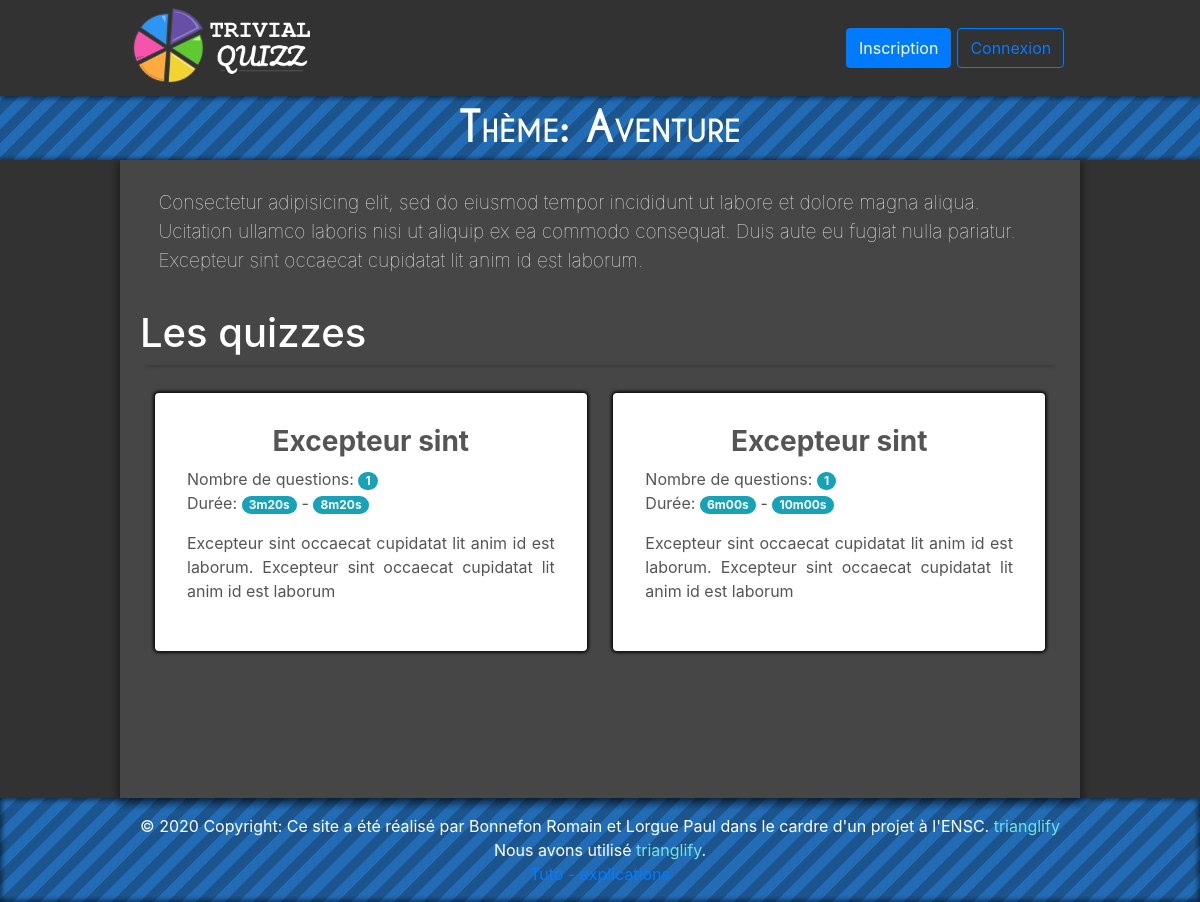
The page /quizz.php?theme=7 on the database its author committed.
### tables this page shows
CREATE TABLE theme
(
  th_id INTEGER NOT NULL PRIMARY KEY AUTO_INCREMENT,
  th_nom VARCHAR(50) NOT NULL,
  th_couleur VARCHAR(7) NOT NULL,
  th_description VARCHAR(500),
  th_is_principal BIT(1)
);

CREATE TABLE quiz
(
  qui_id INTEGER NOT NULL PRIMARY KEY AUTO_INCREMENT,
  qui_nom VARCHAR(50) NOT NULL,
  qui_desc VARCHAR(300) NOT NULL,
  qui_temps INTEGER NOT NULL,
  qui_malus INTEGER NOT NULL,
  th_id INTEGER NOT NULL,
  FOREIGN KEY (th_id) REFERENCES theme(th_id)
);

### include/functions.php (called while the page is built, shortened)
<?php
  function tryQueryBDD($bdd, $sql)
  {
    try {
      $request = $bdd -> query($sql);
      $result = $request -> fetchAll();
      if(empty($result)) {
        return null;
      }
      else {
        return $result;
      }
    } catch (\Exception $e) {
      return null;
    }
  }
  function loadQuizzFromSQLResult($result)
  {
    $_QUIZZ["id"] = $result["qui_id"];
    $_QUIZZ["nom"] = $result["qui_nom"];
    $_QUIZZ["desc"] = $result["qui_desc"];
    $_QUIZZ["temps"] = $result["qui_temps"];
    $_QUIZZ["malus"] = $result["qui_malus"];
    $_QUIZZ["id_theme"] = $result["th_id"];
    return $_QUIZZ;
  }
  function loadThemeFromSQLResult($result)
  {
    $_THEME["id"] = $result["th_id"];
    $_THEME["nom"] = $result["th_nom"];
    $_THEME["desc"] = $result["th_description"];
    $_THEME["couleur"] = $result["th_couleur"];
    $_THEME["is_Principal"] = $result["th_is_principal"];
    return $_THEME;
  }
  function tabFormat($data, $fonction){
    for($i = 0; $i<count($data); $i++)
    {
      $temp = $fonction($data[$i]);
      $id = $temp["id"];
      $_DATA["$id"] = $temp;
    }
    return $_DATA;
  }
  function tryLoadTheme($bdd, $idTheme)
  {
    $data = tryQueryBDD($bdd, "SELECT * FROM theme WHERE th_id = $idTheme");
    return loadThemeFromSQLResult($data[0]);
  }
        function getAllQuizzesInfosOfTheme($bdd, $idTheme)
        {
          $data = tryQueryBDD($bdd, "SELECT * FROM quiz WHERE th_id = $idTheme");
          return tabFormat($data, "loadQuizzFromSQLResult");
        }
        function getNumbersOfQuestionsOfQuizzes($bdd, $idTheme)
        {
          $data = tryQueryBDD($bdd, "SELECT COUNT(*) AS NB, qui_id FROM quiz_quest WHERE qui_id IN (SELECT qui_id FROM quiz WHERE th_id = $idTheme) GROUP BY qui_id");
          foreach ($data as $infos)
          {
            $_NUMBERS[$infos["qui_id"]] = $infos["NB"];
          }
          return $_NUMBERS;
        }
        function getAllQuizzesDuration($bdd, $idTheme){
          $data = tryQueryBDD($bdd, "SELECT qui_id, qui_temps, qui_malus FROM quiz WHERE th_id=$idTheme");
          foreach ($data as $infos)
          {
            $_DURATIONS[$infos["qui_id"]] = array("temps" => $infos["qui_temps"],
                                                  "malus" => $infos["qui_malus"]);
          }
          return $_DURATIONS;
        }
  function timeToString($time){
    $min = ($time  - $time  % 60) / 60;
    $sec = $time  % 60;
    if($sec<10)
      return $min."m0".$sec."s";
    else if($min>0)
      return $min."m".$sec."s";
    else
      return $sec."s";
  }
?>

### quizz.php (the view, shortened to what this page needs)
<?php
  require_once "include/functions.php";
  require_once "include/liaisonbdd.php";
  $theme = tryLoadTheme($bdd,$_GET["theme"]);
  $quizzes = getAllQuizzesInfosOfTheme($bdd,$theme['id']);
  $nbrQuestByQuizz = getNumbersOfQuestionsOfQuizzes($bdd, $theme['id']);
  $quizzesDuration = getAllQuizzesDuration($bdd, $theme['id']);
?>
<!DOCTYPE html>
<html lang="en" dir="ltr">
  <head>
    <?php require_once "include/header.php"?>
    <link rel="stylesheet" type="text/css" href="css/style-quizz.css">
    <link rel="stylesheet" type="text/css" href="css/card-2.css">
  </head>
  <body>
    <?php require_once "include/navbar.php" ?>
    <section class="bandeau-principal fond-bleu">
      Thème: <?=$theme['nom']?>
    </section>
    <section class="cadre-global">
      <div class="cadre-central">
        <article id="quizz-description" class="center ">
          <p><?=$theme['desc']?></p>
        </article>
        <article>
          <div class="titre1">
            <h1>Les quizzes</h1>
          </div>
          <article class="container">
          <?php
          if(!empty($quizzes))
          {
            ?>
            <div class="card-columns">
              <?php
              foreach ($quizzes as $quizz) {
                if(!empty($nbrQuestByQuizz[$quizz['id']])){
                  ?>
                  <div id="quizz<?=$quizz['id']?>" class="card card-quizz trianglify-background ripple-container dynamic-shadow">
                    <div class="card-body">
                      <h3><?=$quizz['nom']?></h3>
                        <p>Nombre de questions: <span class="badge badge-pill badge-info"><?=$nbrQuestByQuizz[$quizz['id']]?></span><br>
                          Durée: <span class="badge badge-pill badge-info"><?=timeToString($quizzesDuration[$quizz['id']]['temps']*(1-4*$quizzesDuration[$quizz['id']]['malus']/100))?></span>
                          - <span class="badge badge-pill badge-info"><?=timeToString($quizzesDuration[$quizz['id']]['temps'])?></span>
                        </p>
                      <p><?=$quizz['desc']?></p>
                    </div>
                  </div>
                  <?php
                }
              }
              ?>
            </div>
            <?php
          }else{
            ?>
            <p>
              Il n'y a pas encore de quizzes dans ce thème...
            </p>
            <?php
          }
          ?>
          </article>
        </article>
      </div>
    </section>
  </body>
</html>

### css/style-base.css (style rules this page uses)
:root { --navbar-height: 95px; }
.center { display: flex; justify-content: center; align-items: center; }
.bandeau-principal { height: auto; text-align: center; justify-content: center; align-items: center; font-size: 2.7rem; font-variant: small-caps; font-family: "CaviarDreams"; font-weight: bold; }
body { font-family: "CaviarDreams"; }
.fond-bleu { color: white; background: repeating-linear-gradient(-45deg, #1C558E, 10px, #226cb6 10px, #226cb6 20px); }
footer { color: white; background: repeating-linear-gradient(-45deg, #1C558E, 10px, #226cb6 10px, #226cb6 20px); box-shadow: inset 0px 0px 5px 2px rgba(0, 0, 0, .55); display: flex; justify-content: center; align-items: center; }
html { margin-top: var(--navbar-height); overflow-x: hidden; }
.cadre-global { box-shadow: 0px 0px 5px 1px rgba(0, 0, 0, .55); display: flex; width: auto; justify-content: center; background-color: rgb(50,50,50); min-height: calc(100vh - 1.7*var(--navbar-height)); }
body { background-color: rgb(50,50,50) !important; overflow-x: hidden; width: 100vw; }
.cadre-central { box-shadow: 2px 5px 6px 3px rgba(0, 0, 0, .2), -2px 5px 6px 3px rgba(0, 0, 0, .2); width: 70%; height: 100%; padding: 10px 20px 15px 20px; background-color: rgb(70,70,70); color: white; min-height: calc(100vh - 1.7*var(--navbar-height)); }
.titre1, .titre2 { display: flex; flex-flow: row nowrap; justify-content: space-between; }
.titre1 { font-size: 2.5rem; box-shadow: 0px 7px 4px -7px rgba(0,0,0,.4); margin-bottom: 15px; }
.blue-text { color: #71E3E3 !important; }
a { text-decoration: none !important; }
@media (min-width: 768px) and (max-width: 1200px) { .navbar-center, .cadre-central { width: 80% !important; } }
@media (min-width: 768px) and (max-width: 1200px) { .titre1 { font-size: 2rem; } }
.dynamic-shadow { box-shadow: 0 0 3px 2px rgba(0,0,0,0.8); }
.ripple-container { overflow: hidden; }

### css/style-quizz.css (style rules this page uses)
html { background-size: 100% 100%; height: 100vh; }
#quizz-description { padding: 2%; font-size: 1.2rem; font-weight: lighter; }
.card { border: none; cursor: pointer; background-size: 100% 100%; }

### css/card-2.css (style rules this page uses)
.card { overflow: hidden; color: #555; margin-top: 3%; }
.card-body > h3 { text-align: center; font-weight: bold; }
.card-body > p { text-align: justify; }
.card-columns { column-gap: 3%; }
.card-body { background-color: rgba(255, 255,255, 0.3) !important; margin: 10px !important; border-radius: inherit !important; border: solid 2px #fff !important; }
@media (min-width: 777px) { .card-columns { column-count: 2; } }

### rows shown on the page
theme: th_nom "Aventure", th_description "Consectetur adipisicing elit, sed do eiusmod tempor incididunt ut labore et dolore magna aliqua. Ucitation ullamco laboris nisi ut aliquip ex ea commodo consequat. Duis aute eu fugiat nulla pariatur. Excepteur sint occaecat cupidatat lit anim id est laborum."
quiz: qui_nom "Excepteur sint", qui_id "1", qui_id "3m20s", qui_id "8m20s", qui_desc "Excepteur sint occaecat cupidatat lit anim id est laborum. Excepteur sint occaecat cupidatat lit anim id est laborum"
quiz: qui_nom "Excepteur sint", qui_id "1", qui_id "6m00s", qui_id "10m00s", qui_desc "Excepteur sint occaecat cupidatat lit anim id est laborum. Excepteur sint occaecat cupidatat lit anim id est laborum"
